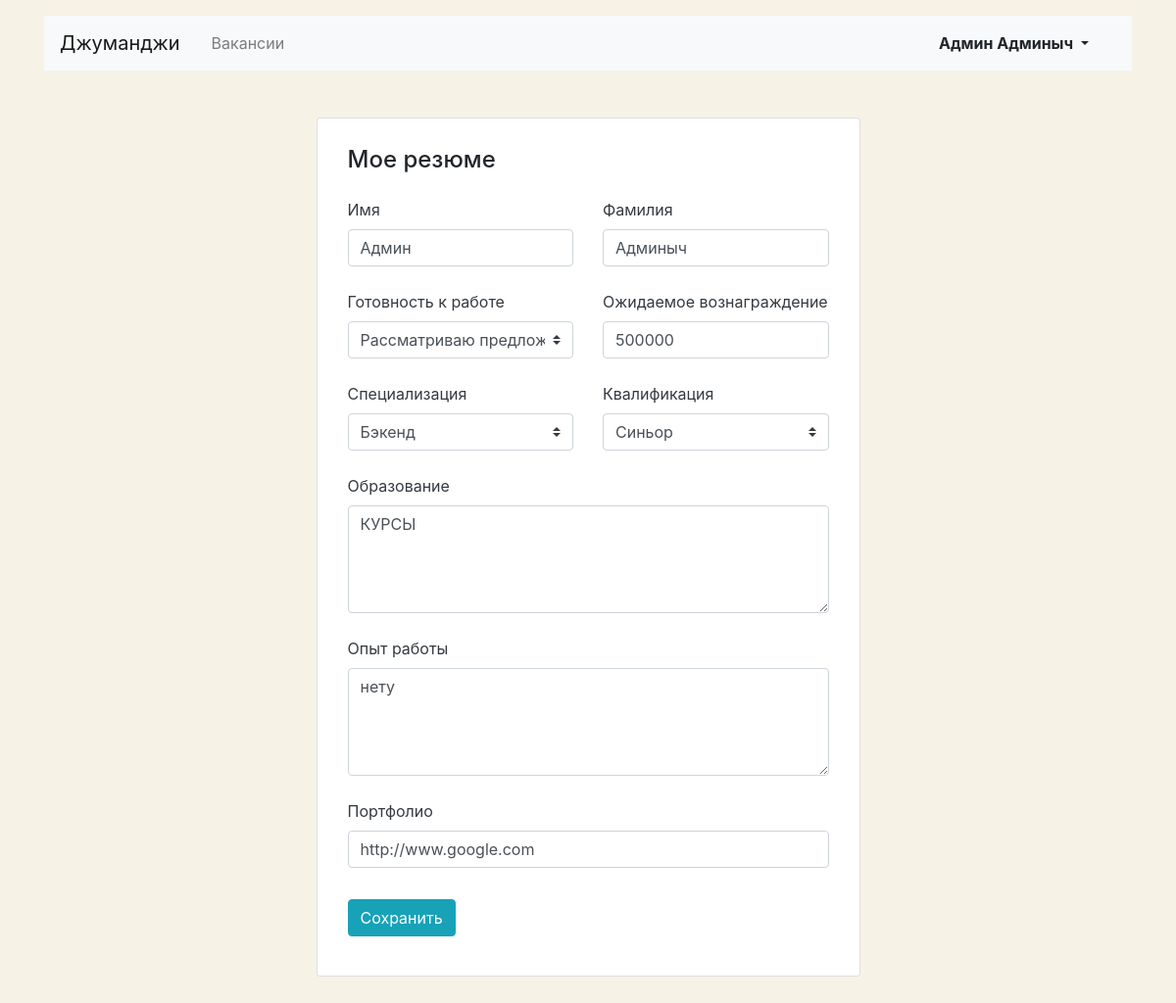
The page /myresume/ (signed in) on the database its author committed.
### catalog/models.py (models this page shows, shortened)
class Resume(models.Model):
    user = models.OneToOneField(User, on_delete=models.CASCADE, verbose_name='Пользователь')
    name = models.CharField(max_length=255, verbose_name='Имя')
    surname = models.CharField(max_length=255, verbose_name='Фамилия')
    status = models.CharField(
        max_length=255,
        choices=[
            ('not_in_search', 'Не ищу работу'),
            ('consideration', 'Рассматриваю предложения'),
            ('in_search', 'Ищу работу'),
        ],
        default='not_in_search',
        verbose_name='Готовность к работе',
    )
    salary = models.PositiveIntegerField(verbose_name='Вознаграждение')
    specialty = models.ForeignKey(
        Specialty,
        related_name='resumes',
        on_delete=models.CASCADE,
        verbose_name='Специализация',
    )
    grade = models.CharField(
        max_length=255,
        choices=[
            ('trainee', 'Стажер'),
            ('junior', 'Джуниор'),
            ('middle', 'Миддл'),
            ('senior', 'Синьор'),
            ('lead', 'Лид'),
        ],
        verbose_name='Квалификация',
    )
    education = models.TextField(verbose_name='Образование')
    experience = models.TextField(verbose_name='Опыт работы')
    portfolio = models.URLField(verbose_name='Портфолио')
    class Meta:
        verbose_name = 'резюме'
        verbose_name_plural = 'резюме'

### catalog/views.py (the view)
# urls.py: path('myresume/', views.MyResumeUpdate.as_view(), name='myresume_update'),
class MyResumeUpdate(LoginRequiredMixin, HasResumeMixin, UpdateView):
    model = Resume
    form_class = ResumeForm
    template_name = 'catalog/job_seeker/myresume.html'
    success_url = reverse_lazy('myresume_update')
    def get_object(self, queryset=None):
        if self.request.method == 'POST':
            messages.success(self.request, 'Резюме обновлено')
        return self.request.user.resume
    def get_context_data(self, *args, **kwargs):
        context = super().get_context_data(*args, **kwargs)
        msgs = [msg.message for msg in self.request._messages]
        context['msg'] = msgs[0] if msgs else ''
        context['info'] = 'Мое резюме'
        return context

### catalog/forms.py
class ResumeForm(forms.ModelForm):
    class Meta:
        model = Resume
        fields = (
            'name',
            'surname',
            'status',
            'salary',
            'specialty',
            'grade',
            'education',
            'experience',
            'portfolio',
        )
        widgets = {
            'name': forms.TextInput(attrs={'class': 'form-control'}),
            'surname': forms.TextInput(attrs={'class': 'form-control'}),
            'status': forms.Select(attrs={'class': 'custom-select mr-sm-2'}),
            'salary': forms.TextInput(attrs={'class': 'form-control'}),
            'specialty': forms.Select(attrs={'class': 'custom-select mr-sm-2'}),
            'grade': forms.Select(attrs={'class': 'custom-select mr-sm-2'}),
            'education': forms.Textarea(attrs={'class': 'form-control text-uppercase', 'rows': 4}),
            'experience': forms.Textarea(attrs={'class': 'form-control', 'rows': 4}),
            'portfolio': forms.TextInput(attrs={'class': 'form-control', 'placeholder': 'http://anylink.github.io'}),
        }
        labels = {'salary': 'Ожидаемое вознаграждение'}

### catalog/mixins.py (called while the page is built)
    def dispatch(self, *args, **kwargs):
        try:
            self.request.user.resume
            return super().dispatch(*args, **kwargs)
        except User.resume.RelatedObjectDoesNotExist:
            return redirect('myresume_letsstart')

### catalog/models.py (called while the page is built)
    def __str__(self):
        return self.title

### catalog/templates/catalog/job_seeker/myresume.html (shortened to what this page needs)
{% extends 'base.html' %}
{% block content %}
  <main class="container mt-3 pb-5">
    <section class="col-12 col-lg-6 offset-lg-3 mt-5 card">
      <div class="card-body px-3 pb-4">
        {% if info == 'Начнем' %}
          <h1 class="h4 pt-2">Мое резюме</h1>
          <p class="mt-2">У вас нет резюме. Хотите создать его?</p>
          <a href="{% url 'myresume_create' %}" class="btn btn-info mb-2">Создать резюме</a>
        {% else %}
          <h1 class="h4 pt-2 pb-3">Мое резюме</h1>
          {% include 'catalog/job_seeker/includes/myresume_form.html' %}
        {% endif %}
      </div>
    </section>
  </main>
{% endblock %}

### templates/base.html (shortened to what this page needs)
<!DOCTYPE html>
<html lang="ru">
<head>
  <link rel="stylesheet" href="https://stackpath.bootstrapcdn.com/bootstrap/4.3.1/css/bootstrap.min.css">
</head>
<body>
  <header class="container mt-3">
    <nav class="navbar navbar-expand-lg navbar-light bg-light">
      <a class="navbar-brand mr-4" href="{% url 'index' %}">Джуманджи</a>
      <div class="collapse navbar-collapse justify-content-between" id="navbarNav">
        <ul class="navbar-nav col-10">
          <li class="nav-item{% if vacancies_category == 'Все вакансии' %} active{% endif %}">
            <a class="nav-link" href="{% url 'vacancies_list' %}">Вакансии</a>
          </li>
        </ul>
        <ul class="navbar-nav col-2 justify-content-end">
          <li class="nav-item active">
            {% if not user.is_authenticated %}
              <a href="{% url 'login' %}" class="nav-link font-weight-bold">Вход</a>
            {% else %}
              <div class="btn-group">
                <button type="button" class="btn dropdown-toggle font-weight-bold" data-toggle="dropdown" aria-haspopup="true" aria-expanded="false">
                  {{user.first_name}} {{user.last_name}}
                </button>
              </div>
            {% endif %}
          </li>
        </ul>
      </div>
    </nav>
  </header>
  {% block content %}{% endblock %}
</body>
</html>

### catalog/templates/catalog/job_seeker/includes/myresume_form.html (shortened to what this page needs)
<form action="" method="post" class="" enctype="multipart/form-data">
    <div class="row">
        <div class="col-12 col-md-6">
            <div class="form-group pb-2">
                <label class="mb-2 text-dark">{{form.name.label}}</label>
                {{form.name}}
            </div>
        </div>
        <div class="col-12 col-md-6">
            <div class="form-group pb-2">
                <label class="mb-2 text-dark">{{form.surname.label}}</label>
                {{form.surname}}
            </div>
        </div>
    </div>
    <div class="row">
        <div class="col-12 col-md-6">
            <div class="form-group pb-2">
                <label class="mb-2 text-dark">{{form.status.label}}</label>
                {{form.status}}
            </div>
        </div>
        <div class="col-12 col-md-6">
            <div class="form-group pb-2">
                <label class="mb-2 text-dark">{{form.salary.label}}</label>
                {{form.salary}}
            </div>
        </div>
    </div>
    <div class="row">
        <div class="col-12 col-md-6">
            <div class="form-group pb-2">
                <label class="mb-2 text-dark">{{form.specialty.label}}</label>
                {{form.specialty}}
            </div>
        </div>
         <div class="col-12 col-md-6">
            <div class="form-group pb-2">
                <label class="mb-2 text-dark">{{form.grade.label}}</label>
                {{form.grade}}
            </div>
        </div>
    </div>
    <div class="form-group pb-2">
        <label class="mb-2 text-dark">{{form.education.label}}</label>
        {{form.education}}
    </div>
    <div class="form-group pb-2">
        <label class="mb-2 text-dark">{{form.experience.label}}</label>
        {{form.experience}}
    </div>
    <div class="form-group pb-3">
        <label class="mb-2 text-dark">{{form.portfolio.label}}</label>
        {{form.portfolio}}
    </div>
    <div class="form-group">
        <input type="submit" class="btn btn-info" value="Сохранить">
    </div>
</form>

### catalog/templates/catalog/job_seeker/myresume.html (style rules this page uses)
body { background-color: #F6F2E6; }

### rows shown on the page
Resume: name "Админ", surname "Админыч", status "Рассматриваю предложения", salary "500000", specialty "Бэкенд", grade "Синьор", education "курсы", experience "нету", portfolio "http://www.google.com"

### other values the page prints
{{ user.first_name }} "Админ"
{{ user.last_name }} "Админыч"
